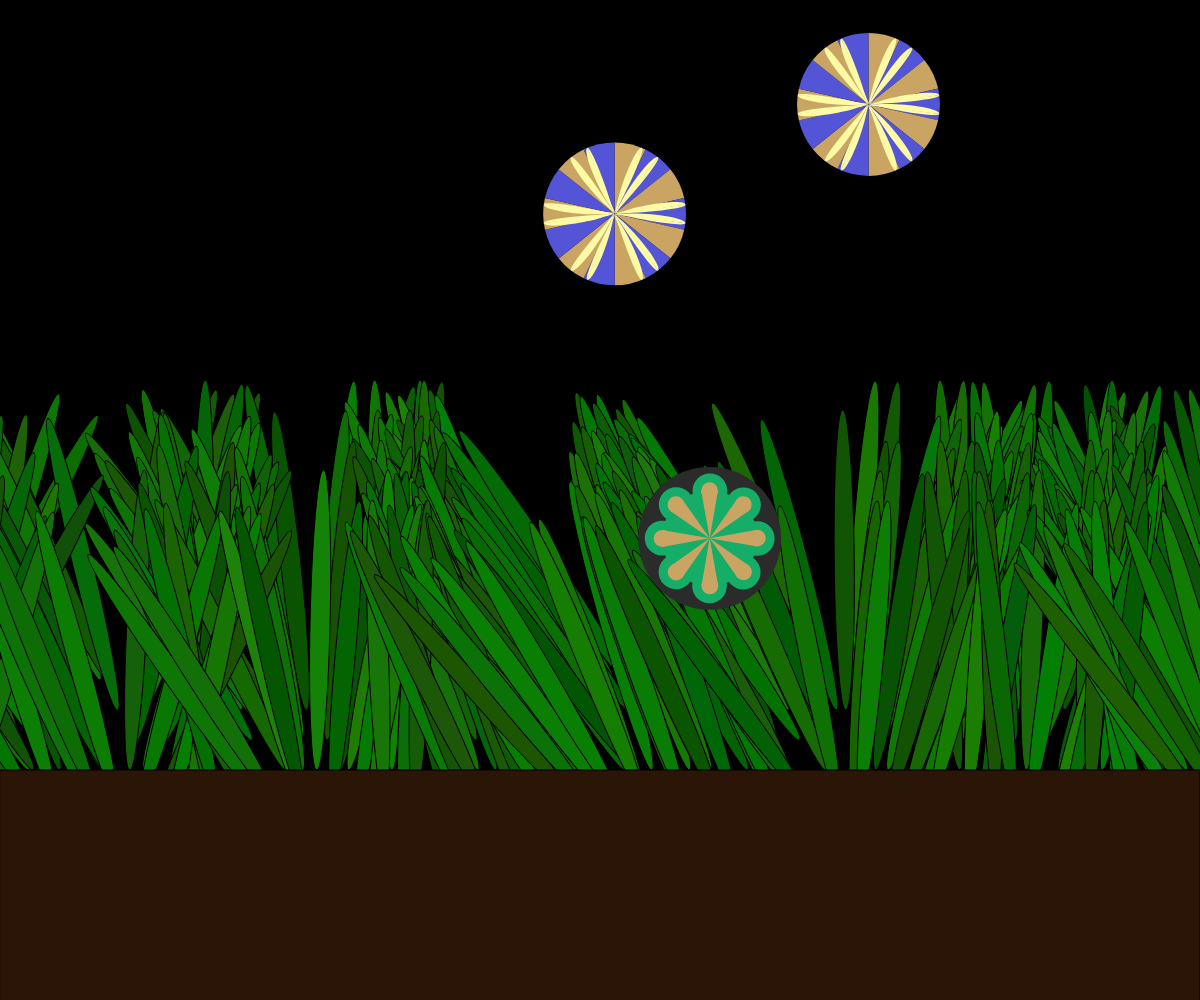
Frame 1 (no input)
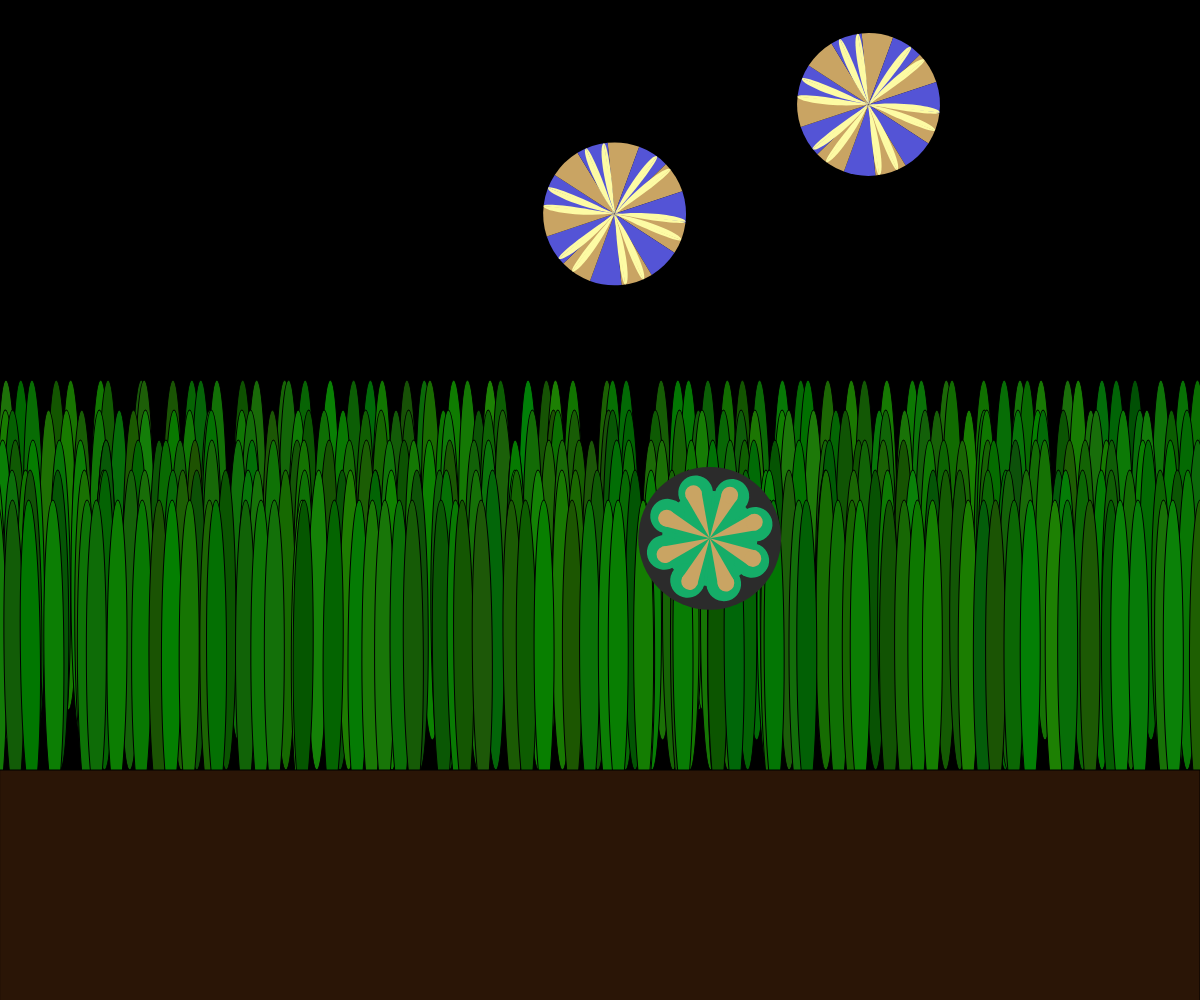
Frame 60 (no input)
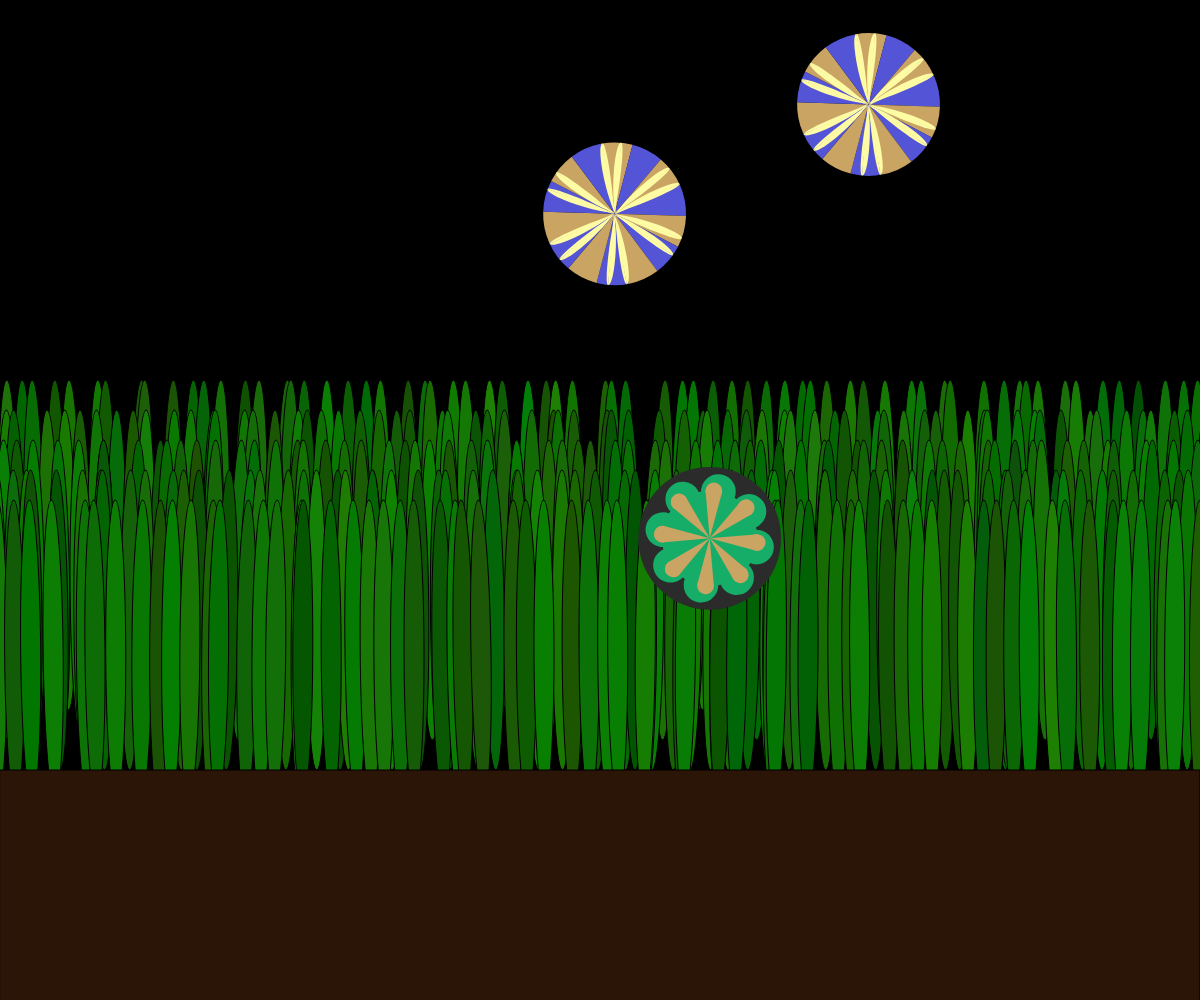
Frame 120 (the mouse pressed at the canvas centre since frame 60)

The p5.js sketch that drew these frames (run headless with seeded random() and noise() and a simulated clock; from frame 60 on, the mouse is pressed at the canvas centre):

// p5.js sketch
// ── sketch.js
let time = 0;
let N = 100; // Number of leaf blades per row
let rows = 5; // Number of rows of grass
let randomAngles = []; // Fixed leaf angles
let C = []; // Leaf colors
let X = []; // Leaf x-position

let wheels = [];
let acceleration = 0.01; // Reduced acceleration for new wheels
let colorArray = ['#FF31F5', "#EFEAE8", "#C9A463", "#15AD68", "#5454D6", "#2B2B2B", "#FDFBA4"];

function setup() {
  createCanvas(windowWidth, windowHeight);

  // Sample random angles and colors for leaves
  for (let k = 0; k < N * rows; k++) {
    X[k] = -300 + (width + 600) / N * (k % N) + random(-10, 10);
    randomAngles[k] = random(-1.0, 1.0);
    C[k] = color(random(0, 30), random(80, 130), random(0, 10));
  }

  // Initialize a few wheels with random positions and rotations
  for (let i = 0; i < 3; i++) {
    let randomX = random(width);
    let randomY = random(height);
    let randomR = round(random(1, 9));
    wheels.push({ r: randomR, x: randomX, y: randomY, speed: 0.5 }); // Initial slower speed
  }
}

function draw() {
  background(0);
  let yL = 0.8 * height;

  // Draw multiple rows of leaves with animation, bottom row last
  for (let row = rows - 1; row >= 0; row--) {
    for (let k = 0; k < N; k++) {
      let index = row * N + k;
      let x = X[index];
      let angle = noiseAngle(x, time);
      let y = yL - row * 30; // Adjust the vertical spacing between rows
      drawLeaf(x, y, angle, C[index]);
    }
  }
  fill(0.3 * 139, 0.3 * 69, 0.3 * 19); // "saddlebrown"
  rect(0, yL - 30, width, height);

  // Draw wheels
  for (let wheel of wheels) {
    displayFlower(wheel.r, wheel.x, wheel.y, wheel.speed);
    wheel.speed = min(wheel.speed + acceleration, 1); // Limit speed to prevent excessive rotation
  }

  // Increment time for animation
  time += deltaTime / 1000;
}

function drawLeaf(x, y, angle, clr) {
  push();
  fill(clr); // "darkgreen"
  translate(x, y);
  rotate(angle);
  translate(0, -150);
  ellipse(0, 0, 20, 300);
  pop();
}

function noiseAngle(x, t) {
  let K = 0.01; // Noise scale (can remain the same)
  let c = 0.5; // Increased speed of the noise progression
  let n = 2.0 * noise(K * x + 0.4123, c * t) - 1.0;
  return n * 1.5; // Increased sway amplitude
}

function mouseClicked() {
  let r = round(random(1, 9));
  let xLoc = mouseX;
  let yLoc = mouseY;
  wheels.push({ r: r, x: xLoc, y: yLoc, speed: 0.5 }); // New wheel starts with a slower speed
}

function displayFlower(r, x, y, speed = 1) {
  let flowerSize = height / 7;
  if (r == 1) {
    coloredWheel(x, y, flowerSize, [colorArray[0], colorArray[1], colorArray[6]], 9, speed, [1, 2, 4]);
  } else if (r == 2) {
    coloredWheel(x, y, flowerSize, [colorArray[4], colorArray[3], colorArray[5]], 9, speed, [1, 1, 1]);
  } else if (r == 3) {
    layeredWheel(x, y, flowerSize, [
      [colorArray[5], colorArray[1]]
    ], 10, 4, [3, 5, 7, 9].map(s => s * speed));
  } else if (r == 4) {
    doubleWheel(x, y, flowerSize, [
      [colorArray[0], colorArray[2]],
      [colorArray[0], colorArray[1]]
    ], 10, [3, 5].map(s => s * speed));
  } else if (r == 5) {
    flowerWheel(x, y, flowerSize, [colorArray[1], colorArray[4]], colorArray[6], [7, 4], [-2, 5].map(s => s * speed), [1]);
  } else if (r == 6) {
    circularCloudRays(x, y, flowerSize, 8, 10, [colorArray[5], colorArray[3], colorArray[2]], [10, -20].map(s => s * speed));
  } else if (r == 7) {
    starredFlower(x, y, flowerSize, 10, 20, [colorArray[0], colorArray[1], colorArray[4], colorArray[2]], [7, -4, 5].map(s => s * speed));
  } else if (r == 8) {
    flowerWheel(x, y, flowerSize, [colorArray[2], colorArray[4]], colorArray[6], [7, 4], [-2, 5].map(s => s * speed), [1]);
  } else if (r == 9) {
    leafStarredWheel(x, y, flowerSize / 2, 8, 35, [colorArray[0], colorArray[4]], [4, -50, 10].map(s => s * speed));
  }
}

// Wheel functions
function coloredWheel(posX, posY, size, colors, number, speed, succ) {
  push();
  translate(posX, posY);
  angleMode(DEGREES);
  noStroke();
  let numPeices = 0;
  for (let i = 0; i < 2 * number; i++) {
    numPeices += succ[i % succ.length];
  }
  let unitAngle = 360 / numPeices;
  let diffAngle = millis() * speed / 360;
  let angle = -90 + diffAngle;
  for (let i = 0; i < 2 * number; i++) {
    fill(colors[i % colors.length]);
    arc(0, 0, size, size, angle, angle + succ[i % succ.length] * unitAngle, PIE);
    angle += unitAngle * succ[i % succ.length];
  }
  pop();
}

function layeredWheel(posX, posY, size, colors, number, layers, speeds) {
  for (let i = 0; i < layers; i++) {
    coloredWheel(posX, posY, size - i * size / layers, colors[i % colors.length], number, speeds[i], [1]);
  }
}

function doubleWheel(posX, posY, size, colors, number, speeds) {
  for (let i = 0; i < 2; i++) {
    coloredWheel(posX, posY, size - i * size / 3, colors[i % colors.length], number, speeds[i], [1]);
  }
}

function flowerWheel(posX, posY, size, colors, color, numbers, speeds, succ) {
  coloredWheel(posX, posY, size, colors, numbers[0], speeds[0], succ);
  flower(posX, posY, size, color, 6, 15, speeds[1]);
}

function flowerPart(posX, posY, size, color, angle) {
  push();
  translate(posX, posY);
  angleMode(DEGREES);
  noStroke();
  fill(color);
  push();
  rotate(-angle / 2);
  let x = 0.75;
  bezier(0, -x, size / 6, size / 40 - x, size / 2, size / 30 - x, size / 2, 0);
  bezier(0, +x, size / 6, -size / 20 + x, size / 2, -size / 20 + x, size / 2, 0);
  pop();
  push();
  rotate(angle / 2);
  bezier(0, -x, size / 6, size / 40 - x, size / 2, size / 30 - x, size / 2, 0);
  bezier(0, +x, size / 6, -size / 20 + x, size / 2, -size / 20 + x, size / 2, 0);
  pop();
  pop();
}

function flower(posX, posY, size, color, number, angle, speed) {
  push();
  translate(posX, posY);
  rotate(millis() * speed / 360);
  for (let i = 0; i < number; i++) {
    rotate(360 / number);
    flowerPart(0, 0, size, color, angle);
  }
  pop();
}

function circularCloudRays(posX, posY, size, number, angle, colors, speeds) {
  push();
  noStroke();
  fill(colors[0]);
  circle(posX, posY, size);
  circularClouds(posX, posY, 2 * size / 3, number, angle, colors[1], speeds[0]);
  rays(posX, posY, size / 3, number, angle, colors[2], speeds[1]);
  pop();
}

function circularClouds(posX, posY, size, number, angle, color, speed) {
  push();
  translate(posX, posY);
  angleMode(DEGREES);
  noStroke();
  fill(color);
  rotate(speed * millis() / 360);
  circle(0, 0, size);
  rays(0, 0, size / 2, number, 2 * angle, color);
  pop();
}

function rays(posX, posY, size, number, angle, color, speed) {
  push();
  translate(posX, posY);
  angleMode(DEGREES);
  noStroke();
  fill(color);
  rotate(speed * millis() / 1000);
  for (let i = 0; i < number; i++) {
    triangle(0, 0, size, size * tan(angle), size, -size * tan(angle));
    circle(size, 0, 2 * size * tan(angle));
    rotate(360 / number);
  }
  pop();
}

function leafStarredWheel(posX, posY, radius, number, size, colors, speeds) {
  push();
  noStroke();
  fill(colors[0]);
  circle(posX, posY, 2 * radius);
  pop();
  rectangularClouds(posX, posY, 1.35 * radius, number, 180 / number, colorArray[4], speeds[0]);
  star(posX, posY, 0.75 * radius, 3 * number, 45 / number, [colorArray[1], colorArray[4]], speeds[1]);
  leafs(posX, posY, radius / 2, size, number, colorArray[5], speeds[2]);
}

function leafs(posX, posY, radius, size, number, color, speed) {
  push();
  angleMode(DEGREES);
  translate(posX, posY);
  rotate(speed * millis() / 360 + 180 / number);
  for (let i = 0; i < number; i++) {
    leaf(radius, 0, size, color);
    rotate(360 / number);
  }
  pop();
}

function leaf(posX, posY, size, color) {
  push();
  fill(color);
  noStroke();
  translate(posX, posY, size);
  let x = 0.35;
  bezier(-size / 2, -x, -size / 5, size / 3, size / 5, size / 3, size / 2, -x);
  bezier(-size / 2, x, -size / 5, -size / 3, size / 5, -size / 3, size / 2, x);
  pop();
}

function rectangularClouds(posX, posY, size, number, angle, color, speed) {
  push();
  translate(posX, posY);
  angleMode(DEGREES);
  rectMode(CENTER);
  noStroke();
  fill(color);
  rotate(speed * millis() / 360);
  circle(0, 0, size);
  for (let i = 0; i < number; i++) {
    rect(size / 5, 0, size, size * tan(angle), 15);
    rotate(360 / number);
  }
  pop();
}

function star(posX, posY, size, number, angle, colors, speed) {
  push();
  translate(posX, posY);
  angleMode(DEGREES);
  noStroke();
  fill(colors[0]);
  rotate(speed * millis() / 360);
  circle(0, 0, size);
  fill(colors[1]);
  for (let i = 0; i < number; i++) {
    circle(size / 2, 0, 2 * size * tan(angle / 1.1));
    rotate(360 / number);
  }
  pop();
}

function starredFlower(posX, posY, size, number, angle, colors, speeds) {
  // Placeholder logic for starredFlower
  push();
  noStroke();
  fill(colors[0]);
  circle(posX, posY, size);
  // Add more drawing logic here as needed
  pop();
}
